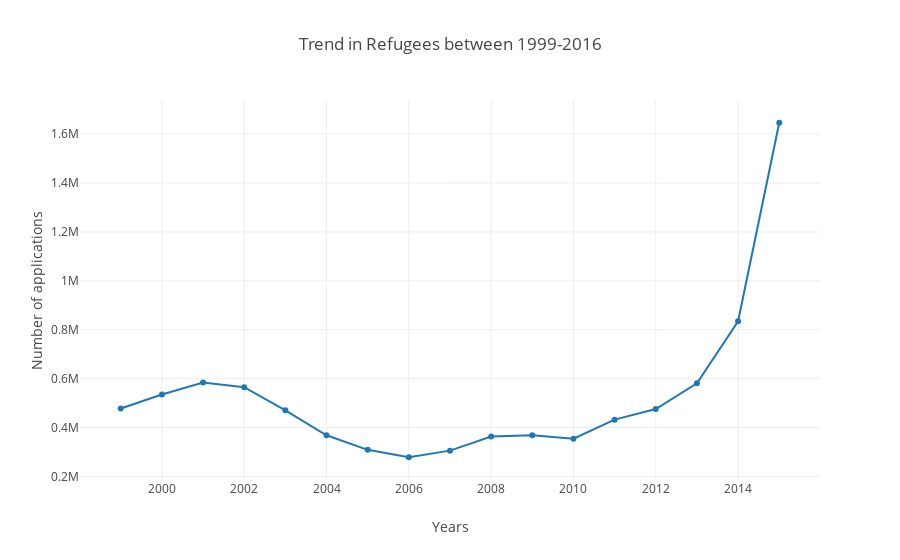

Source (notebook cell):
### Code cell
#Using plotly to plot the Trend in Refugees between 1999-2015
Plot = []

Plot.append(go.Scatter(x = Ref.Year,y= Ref.Value))

layout = go.Layout(dict(title= "Trend in Refugees between 1999-2016",xaxis=dict(title="Years"),
                        yaxis=dict(title="Number of applications")))
Lineplot = go.Figure(Plot,layout)    
iplot(Lineplot)

### Figure 1 — Plotly figure (JSON) as saved in the notebook; plotly's stock layout.template omitted (floating-point values rounded to 4 significant figures)
{"data": [{"type": "scatter", "uid": "f736f9e6-87c9-4067-ac8a-5017f32fdb2d", "x": [1999, 2000, 2001, 2002, 2003, 2004, 2005, 2006, 2007, 2008, 2009, 2010, 2011, 2012, 2013, 2014, 2015], "y": [477816, 535038, 584609, 565325, 470733, 368640, 308989, 278737, 305771, 363812, 368720, 354657, 432473, 475645, 580799, 834773, 1646296]}], "layout": {"title": {"text": "Trend in Refugees between 1999-2016"}, "xaxis": {"title": {"text": "Years"}}, "yaxis": {"title": {"text": "Number of applications"}}}}
